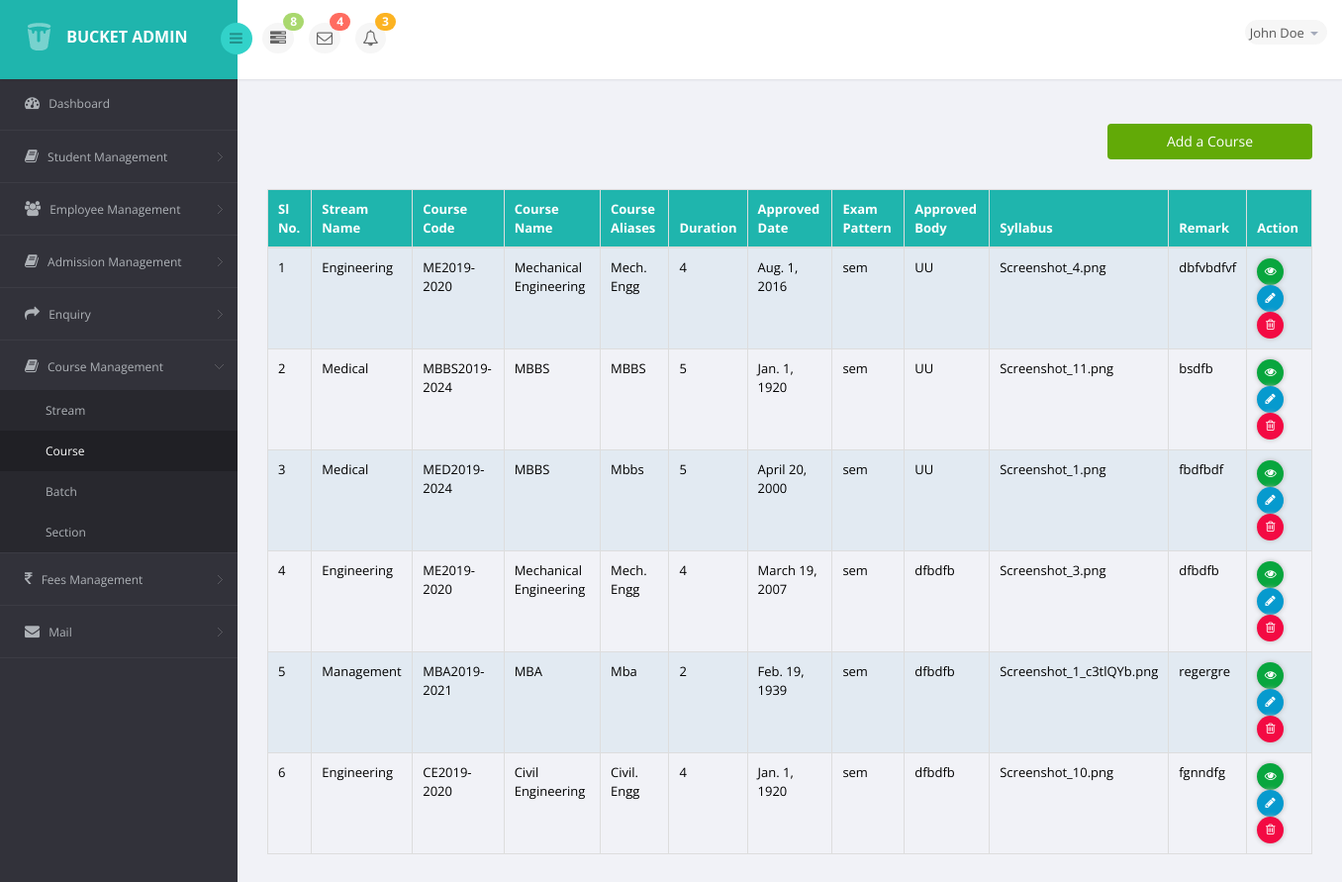
The app's page /coursemanagement/course_list/ with its own data.
### coursemanagement/models.py (models this page shows, shortened)
class Course(models.Model):
    Exam_choices=(
        ('sem','SEMESTER'),
        ('yr','YEARLY'),
        ('tr','TRIMESTER')
    )
    duration_choice=(
        ('1','1'),
        ('2','2'),
        ('3','3'),
        ('4','4'),
        ('5','5'),
        ('6','6'),
        ('7','7'),
        ('8','8'),
    )
    stream=models.ForeignKey(Stream,on_delete=models.CASCADE)
    course_code=models.CharField(max_length=15)
    course_name=models.CharField(max_length=50)
    course_aliases=models.CharField(max_length=30)
    duration=models.CharField(max_length=1,choices=duration_choice,default='4')
    total_seats=models.IntegerField()
    approved_date=models.DateField()
    exam_pattern=models.CharField(max_length=3,choices=Exam_choices,default='SEMESTER')
    affiliated_body=models.CharField(max_length=30)
    syllabus=models.FileField(blank=False)
    remark=models.TextField()

class Stream(models.Model):
    name=models.CharField(max_length=50)
    def __str__(self):
        return self.name

### coursemanagement/views.py (the view)
# urls.py: path('coursemanagement/course_list/',views.CourseListView.as_view(),name='course_list'),
class CourseListView(ListView):
    template_name='coursemanagement/course_list.html'
    context_object_name='courses'
    queryset=Course.objects.all()
    def get_context_data(self,**kwargs):
        context=super().get_context_data(**kwargs)
        return context

### coursemanagement/templates/coursemanagement/course_list.html (shortened to what this page needs)
{% extends 'student/base.html' %}
{% load crispy_forms_tags %}
{% block content %}
<section id="main-content">
        <div class="wrapper">
                <div class="col-sm-12 col-xs-12">
                    <button type="submit" class="btn btn-info feebtn"><a href="{% url 'course_create' %}">Add a Course</a></button>
                    <table class="table table-bordered table-striped table-condensed">
                            <thead>
                                <tr class="hdclr">
                                        <th>Sl No.</th>
                                        <th>Stream Name</th>
                                        <th>Course Code</th>
                                        <th>Course Name</th>
                                        <th>Course Aliases</th>
                                        <th>Duration</th>
                                        <th>Approved Date</th>
                                        <th>Exam Pattern</th>
                                        <th>Approved Body</th>
                                        <th>Syllabus</th>
                                        <th>Remark</th>
                                        <th>Action</th>
                                    </tr>
                                </thead>
                                <tbody>
                                {% for i in object_list %}
                                <tr>
                                        <td>{{i.id}}</td>
                                        <td>{{i.stream}}</td>
                                        <td>{{i.course_code}}</td>
                                        <td>{{i.course_name}}</td>
                                        <td>{{i.course_aliases}}</td>
                                        <td>{{i.duration}}</td>
                                        <td>{{i.approved_date}}</td>
                                        <td>{{i.exam_pattern}}</td>
                                        <td>{{i.affiliated_body}}</td>
                                        <td>{{i.syllabus}}</td>
                                        <td>{{i.remark}}</td>
                                        <td>
                                        <a href="{% url 'course_detail' pk=i.pk %}" class="social-icon">
                                                        <i class="fa fa-eye vieww"></i>
                                                    </a>
                                                    <a href="{% url 'course_edit' pk=i.pk %}" class="social-icon">
                                                        <i class="fa fa-pencil editt"></i>
                                                    </a>
                                                    <a href="{% url 'course_delete' pk=i.pk %}" class="social-icon" id="delete">
                                                        <i class="fa fa-trash-o deletee"></i>
                                                    </a>
                                                </td>
                                </tr>
                                {% endfor %}
                            </tbody>
                        </table>
                </div>
        </div>
</section>
{% endblock content %}

### records on screen
Course: id "1", stream "Engineering", course_code "ME2019-2020", course_name "Mechanical Engineering", course_aliases "Mech. Engg", duration "4", approved_date "Aug. 1, 2016", exam_pattern "sem", affiliated_body "UU", syllabus "Screenshot_4.png", remark "dbfvbdfvf"
Course: id "2", stream "Medical", course_code "MBBS2019-2024", course_name "MBBS", course_aliases "MBBS", duration "5", approved_date "Jan. 1, 1920", exam_pattern "sem", affiliated_body "UU", syllabus "Screenshot_11.png", remark "bsdfb"
Course: id "3", stream "Medical", course_code "MED2019-2024", course_name "MBBS", course_aliases "Mbbs", duration "5", approved_date "April 20, 2000", exam_pattern "sem", affiliated_body "UU", syllabus "Screenshot_1.png", remark "fbdfbdf"
Course: id "4", stream "Engineering", course_code "ME2019-2020", course_name "Mechanical Engineering", course_aliases "Mech. Engg", duration "4", approved_date "March 19, 2007", exam_pattern "sem", affiliated_body "dfbdfb", syllabus "Screenshot_3.png", remark "dfbdfb"
Course: id "5", stream "Management", course_code "MBA2019-2021", course_name "MBA", course_aliases "Mba", duration "2", approved_date "Feb. 19, 1939", exam_pattern "sem", affiliated_body "dfbdfb", syllabus "Screenshot_1_c3tlQYb.png", remark "regergre"
Course: id "6", stream "Engineering", course_code "CE2019-2020", course_name "Civil Engineering", course_aliases "Civil. Engg", duration "4", approved_date "Jan. 1, 1920", exam_pattern "sem", affiliated_body "dfbdfb", syllabus "Screenshot_10.png", remark "fgnndfg"
